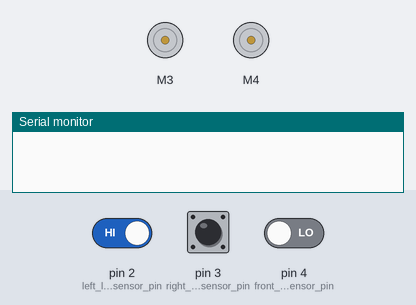
Bench run of a sketch on a simulated Arduino Uno, built with avr-gcc and run on an emulated ATmega328P. Parts: 2 × DC motor (green arrow = forward, orange = backward, longer = faster), the last lines printed to the serial monitor. Inputs (shaded band) come from the test bench; at power-on: pin 4 (front_line_sensor_pin) LOW, pin 2 (left_line_sensor_pin) HIGH, pin 3 (right_line_sensor_pin) HIGH.

Above: at 1.3 s.
1.4 s: pin 4 (front_line_sensor_pin) driven HIGH
At 1.9 s:
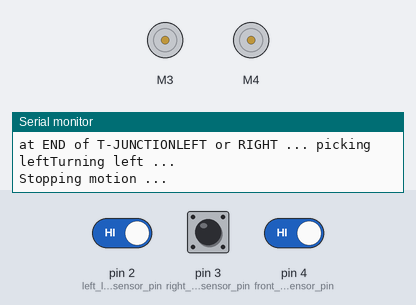
3.0 s: pin 2 (left_line_sensor_pin) driven LOW
At 3.7 s:
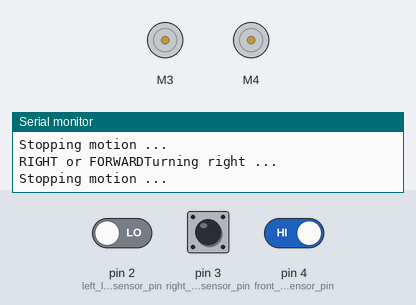
6.0 s: pin 3 (right_line_sensor_pin) driven LOW
At 8.3 s:
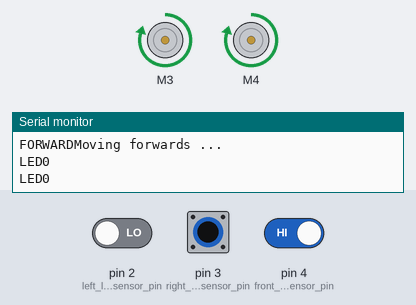
9.0 s: pin 3 (right_line_sensor_pin) driven HIGH
At 9.4 s:
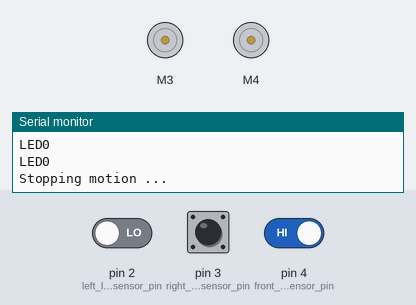
10.5 s: pin 3 (right_line_sensor_pin) pulsed LOW 5 times (0.12 s each, 0.3 s apart)
At 11.16 s:
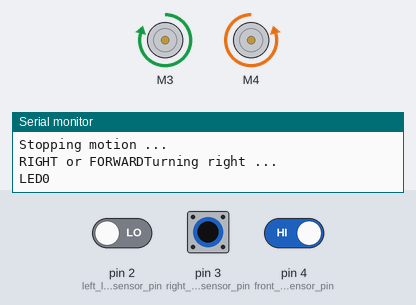
Timing chart, 0 to 13.5 s (numbered marks = the images above; inputs shaded):
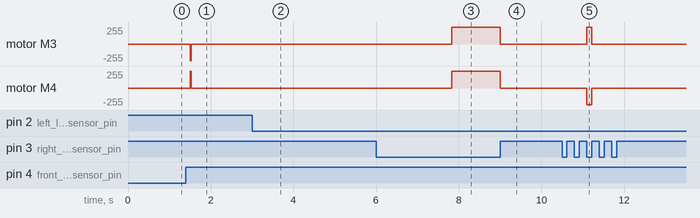

The sketch:

main_line_code.ino
```cpp
// -----MOTOR INITILIASATION-------
#include <Adafruit_MotorShield.h>

//initalise motorshield
Adafruit_MotorShield AFMS = Adafruit_MotorShield();
// initalise motors
Adafruit_DCMotor *leftMotor = AFMS.getMotor(3);//M4 pin
Adafruit_DCMotor *rightMotor = AFMS.getMotor(4);//M3 pin


//initalise motor variables
int motorSpeed = 250;
int turnSteeringMotorSpeed = 150;//CALIBRATE
int timeLength = 200; // define turning time
bool isMoving = false; // Tracks whether the robot is moving

// ----------------------------------

// -----LED INITILIASATION-------

bool LED = false;

/*
//initalise Led
#define movingLed 1
#define BLUE_LED_PIN 11 // Replace x with the actual pin number for the blue LED
*/

// ----------------------------------

// -----Line Sensor INITILIASATION-------

int left_line_sensor_pin=2; // left line sensor
int right_line_sensor_pin=3; // right line sensor
int front_line_sensor_pin =4; // sensor on line at front
//int back_line_sensor_pin =5; // sensor on line at back

// ----------------------------------

// -----Junction INITILIASATION-------

bool at_T_junction = false;// can only go left or right
bool at_right_T_junction = false;// can only go right or forward
bool at_left_T_junction = false;// can only go left or forward
bool resteer = true;// needs to resteer onto line --> either curved track or vehichle oriented wrong. BACK wheel drive so easier to self correct --> back doesn't move much even if front swings.
bool stop_moving = false;

// ----------------------------------


void setup() {
  // Start the motor shield
  AFMS.begin();
  // Set initial motor speed to 0
  leftMotor->setSpeed(0);
  rightMotor->setSpeed(0);

  // Initial direction
  leftMotor->run(FORWARD);
  rightMotor->run(FORWARD);


  pinMode(left_line_sensor_pin, INPUT); // initialize Right sensor as an inut
  pinMode(right_line_sensor_pin, INPUT); // initialize Left sensor as as input
  pinMode(front_line_sensor_pin, INPUT); // initialize front sensor as an inut
  //pinMode(back_line_sensor_pin, INPUT); // initialize back sensor as as input
  attachInterrupt(digitalPinToInterrupt(front_line_sensor_pin), steer, FALLING);// if front sensor not on line anymore either: T-junction, or needs to resteer onto line

  // Initialize Serial Communication at 9600 baud rate
  Serial.begin(9600);

  delay(100); // Ensure serial communication is fully set up

  // Additional setup as needed
}


void loop() {

  int left_line_value = digitalRead(left_line_sensor_pin); // read left input value
  int right_line_value = digitalRead(right_line_sensor_pin); // read right input value
  int front_line_value = digitalRead(front_line_sensor_pin); // read front input value
  //int back_line_value = digitalRead(back_line_sensor_pin); // read back input value
  //Serial.println(back_line_value);
  delay(100);

  if (front_line_value == 1){// if front on line

    //
    /*if(left_line_value==0 && right_line_value==0 && back_line_value==1){ //FORWARD definetly oriented
      Serial.print("FORWARD FULL");
    }
    if(left_line_value==0 && right_line_value==0 && back_line_value==0){ //FORWARD slow as definetly veering off line
      Serial.print("FORWARD SLOW");
    }*/

    if(left_line_value==0 && right_line_value==0){ //FORWARD if left black right black and front white
      Serial.print("FORWARD");
      moveForwardTillJunction();
    }
    else if(left_line_value==1 && right_line_value==1){ //LEFT possible RIGHT possible junction
      at_T_junction = true;
      Serial.print("at END of T-JUNCTION");
      Serial.print("LEFT or RIGHT ... picking left");

      turnLeft();


      // trigger junction function

    }
    else if(left_line_value==1 && right_line_value==0){ //LEFT possible
      at_left_T_junction = true;
      Serial.print("LEFT or FORWARD");

      turnLeft();

      // trigger junction function

    }
    else if(left_line_value==0 && right_line_value==1){ //RIGHT possible
      at_right_T_junction = true;
      Serial.print("RIGHT or FORWARD");

      turnRight();

      // trigger junction function

    }

  }


}


void flashBlueLED() {
  if (isMoving) {
    unsigned long currentMillis = millis();
    static unsigned long previousMillis = 0;
    const long interval = 250; // LED on/off interval set to 250ms for 2Hz flash rate

    if (currentMillis - previousMillis >= interval) {
      // save the last time we blinked the LED
      previousMillis = currentMillis;

      // if the LED is off turn it on and vice-versa:
      /*int ledState = digitalRead(BLUE_LED_PIN);
      digitalWrite(BLUE_LED_PIN, !ledState); */
      LED != LED;
      Serial.print("LED");
      Serial.println(LED);

    }
  }
  else {
    //digitalWrite(BLUE_LED_PIN, LOW);
    Serial.println("LED OFF");
  }

}


// DECLARE FUNCTIONS TO MOVE --


void moveForwardTillJunction() {

  Serial.println("Moving forwards ...");
  int left_line_value = digitalRead(left_line_sensor_pin); // read left input value
  int right_line_value = digitalRead(right_line_sensor_pin); // read right input value

  isMoving = true; // Start moving
  leftMotor->setSpeed(motorSpeed);
  rightMotor->setSpeed(motorSpeed);
  leftMotor->run(FORWARD);
  rightMotor->run(FORWARD);

  while (digitalRead(left_line_sensor_pin) == 0 && digitalRead(right_line_sensor_pin) == 0) {//while
      flashBlueLED();
  }
  isMoving = false;
  stopMoving();
  delay(1000);
}

void moveBackwardTillJunction() {

  Serial.println("Moving backwards ...");
  isMoving = true;
  leftMotor->setSpeed(motorSpeed);
  rightMotor->setSpeed(motorSpeed);
  leftMotor->run(BACKWARD);
  rightMotor->run(BACKWARD);
  while (digitalRead(left_line_sensor_pin) == 0 && digitalRead(right_line_sensor_pin) == 0) {//while
      flashBlueLED();
  }
  isMoving = false;
  stopMoving();
  delay(1000);
}

void stopMoving() {
  Serial.println("Stopping motion ...");
  isMoving = false;
  leftMotor->setSpeed(0);
  rightMotor->setSpeed(0);
  delay(1000);
}

void turnRight() {
  Serial.println("Turning right ...");
  detachInterrupt(digitalPinToInterrupt(front_line_sensor_pin));
  isMoving = true;
  leftMotor->setSpeed(motorSpeed);
  rightMotor->setSpeed(motorSpeed);
  leftMotor->run(FORWARD);
  rightMotor->run(BACKWARD);
  while (digitalRead(right_line_sensor_pin) == 0) {//while right not on line
    flashBlueLED();
  }
  while (digitalRead(front_line_sensor_pin) == 0) {
      flashBlueLED();
  }
  isMoving = false;
  stopMoving();
  attachInterrupt(digitalPinToInterrupt(front_line_sensor_pin), steer, FALLING);// Keep checking for veering off line

  delay(1000);

}

void turnLeft() {
  Serial.println("Turning left ...");
  detachInterrupt(digitalPinToInterrupt(front_line_sensor_pin));//
  isMoving = true;

  leftMotor->setSpeed(motorSpeed);
  rightMotor->setSpeed(motorSpeed);
  leftMotor->run(BACKWARD);
  rightMotor->run(FORWARD);

  while (digitalRead(left_line_sensor_pin) == 0) {//while left not on line
    flashBlueLED();
  }
  while (digitalRead(front_line_sensor_pin) == 0) {
      flashBlueLED();
  }
  isMoving = false;
  stopMoving();
  attachInterrupt(digitalPinToInterrupt(front_line_sensor_pin), steer, FALLING);// Keep checking for veering off line
  delay(1000);

}

void turn180() {//AT GREEN ZONE
  Serial.println("Turning left 180 deg ...");
  isMoving = true;
  leftMotor->setSpeed(motorSpeed);
  rightMotor->setSpeed(motorSpeed);
  leftMotor->run(BACKWARD);
  rightMotor->run(FORWARD);
  while (digitalRead(left_line_sensor_pin) == 0) {//while left not on line
    flashBlueLED();
  }
  while (digitalRead(front_line_sensor_pin) == 0) {
      flashBlueLED();
  }
  while (digitalRead(left_line_sensor_pin) == 0) {//while left not on line
    flashBlueLED();
  }
  while (digitalRead(front_line_sensor_pin) == 0) {
      flashBlueLED();
  }
  isMoving = false;
  stopMoving();
  delay(1000);
}

// stationery turn right
void turn180_right () {//AT RED zone
  Serial.println("Turning left 180 deg ...");

  isMoving = true;
  leftMotor->setSpeed(motorSpeed);
  rightMotor->setSpeed(motorSpeed);
  leftMotor->run(FORWARD);
  rightMotor->run(BACKWARD);
  while (digitalRead(right_line_sensor_pin) == 0) {//while right not on line
    flashBlueLED();
  }
  while (digitalRead(front_line_sensor_pin) == 0) {
      flashBlueLED();
  }
  while (digitalRead(right_line_sensor_pin) == 0) {//while right not on line
    flashBlueLED();
  }
  while (digitalRead(front_line_sensor_pin) == 0) {
      flashBlueLED();
  }
  isMoving = false;
  stopMoving();
  delay(1000);
}


//used timed 180 turn for reversing back into start zone at the very end.


void steer(){// Interrupt Service Routine

  stopMoving();

  detachInterrupt(digitalPinToInterrupt(front_line_sensor_pin));//
  int left_line_value = digitalRead(left_line_sensor_pin); // read left input value
  int right_line_value = digitalRead(right_line_sensor_pin); // read right input value

  resteer = true;

  while (digitalRead(left_line_sensor_pin) == 1 || digitalRead(right_line_sensor_pin) == 1) {//until either side sensor isn't on line, go forward
    if(left_line_value==1){ // if left on line TURN a bit left
      Serial.print("left a bit");

      // decrease left motor speed FUNCTION
      rightMotor->setSpeed(motorSpeed);
      rightMotor->run(FORWARD);
      leftMotor->setSpeed(turnSteeringMotorSpeed);
      leftMotor->run(FORWARD);


      while (digitalRead(left_line_sensor_pin) == 1) {
        flashBlueLED();
      }


      //increase left motor speed FUNCTION
      leftMotor->setSpeed(motorSpeed);
      leftMotor->run(FORWARD);

    }
    else if(right_line_value==1){ // if right on line TURN a bit right
      Serial.print("right a bit");

      // decrease right motor speed FUNCTION
      leftMotor->setSpeed(motorSpeed);
      leftMotor->run(FORWARD);
      rightMotor->setSpeed(turnSteeringMotorSpeed);
      rightMotor->run(FORWARD);


      while (digitalRead(right_line_sensor_pin) == 1) {
        flashBlueLED();
      }


      //increase right motor speed FUNCTION
      rightMotor->setSpeed(motorSpeed);
      rightMotor->run(FORWARD);

    }

  }

  resteer = false;


  attachInterrupt(digitalPinToInterrupt(front_line_sensor_pin), steer, FALLING);// Keep checking for veering off line


}
```

Measured:
- after the input at 1.4 s, motor M3: stopped → backward 250/255 after 0.10 s, → stopped 0.02 s later; motor M4: stopped → forward 250/255 after 0.10 s, → stopped 0.02 s later
- after the input at 3.0 s, motor M3, motor M4: stops changing and stays stopped
- after the input at 6.0 s, motor M3, motor M4: stopped → forward 250/255 after 1.8 s
- after the input at 9.0 s, motor M3, motor M4: forward 250/255 → stopped at once
- after the input at 10.5 s, motor M3: stopped → forward 250/255 after 0.60 s, → stopped 0.12 s later; motor M4: stopped → backward 250/255 after 0.60 s, → stopped 0.12 s later
